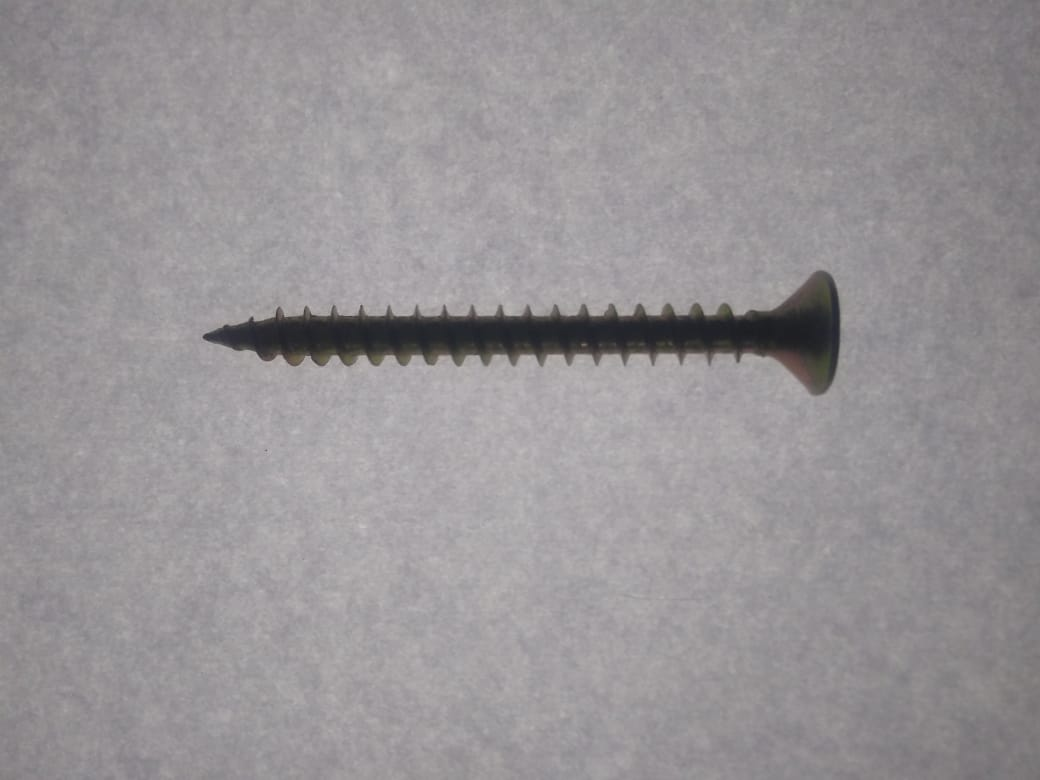
%> input picture PROYECTO/tornillo1.jpeg, 1040 x 780 px
$ octave ejemplo_rectas.m   (GNU Octave 9; MATLAB toolbox functions it lacks are replaced by stand-ins)
%> lines starting %> are read from the running program, lines starting %| are printed output that depends on the picture; in (x1, y1, x2, y2) boxes, pixels count from 0 and x2, y2 are one past the last pixel; in counts of white or black regions, pixels touching at a corner belong together; the program's own positions count from 1
cd  'F:\UNCUYO\IA_1\PROYECTO';         %Unicaci髇 de las imagenes

I=imread('tornillo1.jpeg');
%> I is the input picture: size 780x1040x3 uint8; mean R, G, B 151.6, 147.7, 150.4

imshow(I);

F=rgb2gray(I);

BWhite = edge(F,'canny');
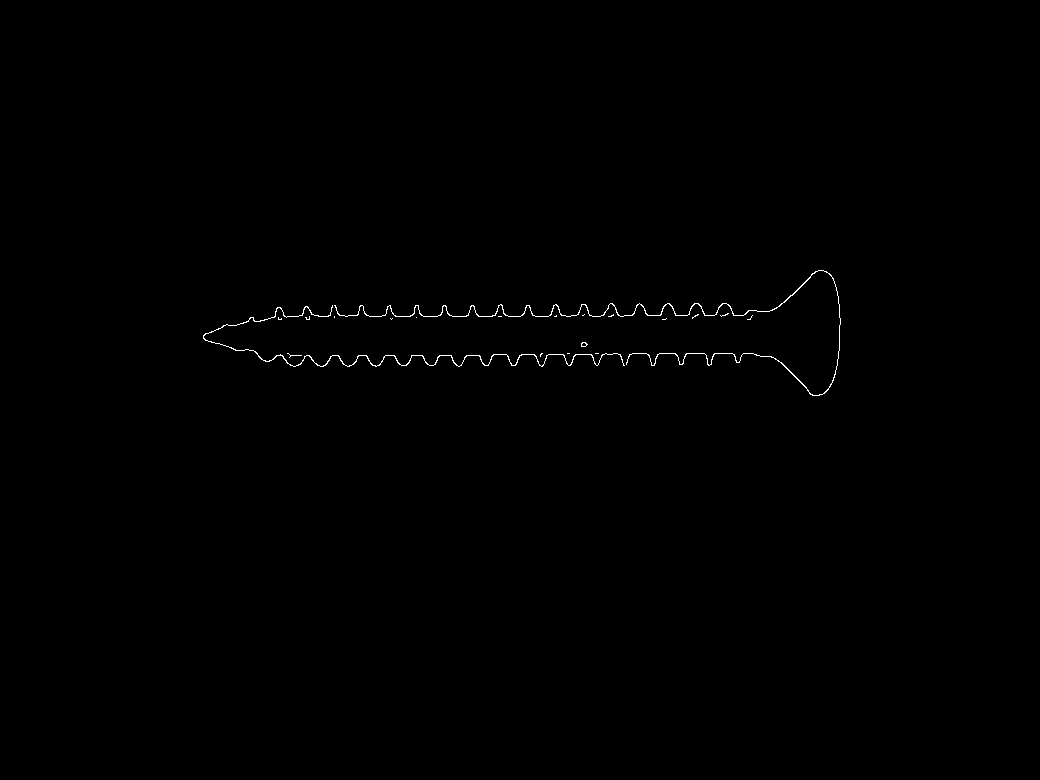
%> BWhite: size 780x1040 logical; 0.28% white in thin lines or dots, all inside (x1, y1, x2, y2) = (203, 270, 841, 396)

[H,T,R] = hough(BWhite);
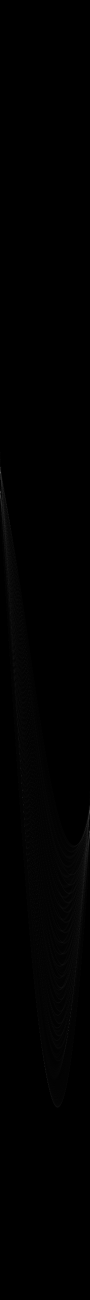
%> H: size 2599x180 double (shown at 1/2 size); min 0, max 167, mean 0.9
%> T = 180 values from -90 to 89; R = 2599 values from -1299 to 1299
imshow(H,[],'XData',T,'YData',R,...
            'InitialMagnification','fit');
xlabel('\theta'), ylabel('\rho');
axis on, axis normal, hold on;

P  = houghpeaks(H,5,'threshold',ceil(0.3*max(H(:))));
%> P = [984 1; 945 1; 1596 46; 1684 178; 1633 178]
x = T(P(:,2)); y = R(P(:,1));
%> after `x = T(P(:,2))`: x = [-90 -90 -45 87 87]
%> after `y = R(P(:,1))`: y = [-316 -355 296 384 333]
plot(x,y,'s','color','white');
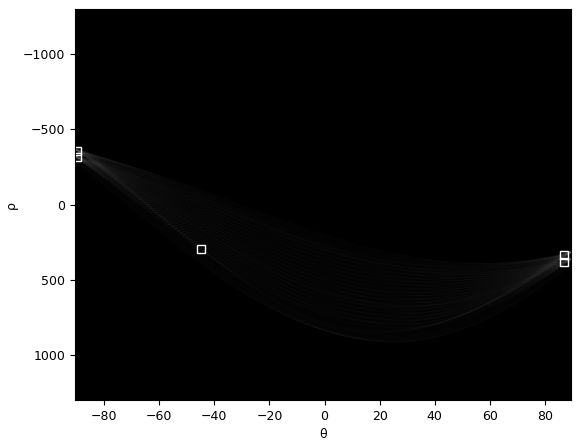
%> figure redrawn from the program's plot data

lines = houghlines(BWhite,T,R,P,'FillGap',5,'MinLength',7);
%> lines = 20 lines; longest, point1 to point2 (x, y): (779, 361) to (809, 391), (291, 356) to (310, 356), (576, 355) to (592, 355), (396, 317) to (411, 317), (285, 317) to (299, 317), (424, 317) to (438, 317)
figure, imshow(I), hold on
max_len = 0;

for k = 1:length(lines)
   xy = [lines(k).point1; lines(k).point2];
   plot(xy(:,1),xy(:,2),'LineWidth',2,'Color','green');

   % Plot beginnings and ends of lines
   plot(xy(1,1),xy(1,2),'x','LineWidth',2,'Color','yellow');
   plot(xy(2,1),xy(2,2),'x','LineWidth',2,'Color','red');

   % Determine the endpoints of the longest line segment
   len = norm(lines(k).point1 - lines(k).point2);
   if ( len > max_len)
      max_len = len;
      xy_long = xy;
   end
end
%> this loop made 20 passes
%> (len, max_len, xy_long) on passes 1, 4, 11, 17: (14, 14, [285 317; 299 317]), (15, 15, [396 317; 411 317]), (19, 19, [291 356; 310 356]), (42.43, 42.43, [779 361; 809 391])
%> (xy, len) on passes 2, 3, 5, 6, 7, 8: ([319 317; 329 317], 10), ([370 317; 382 317], 12), ([424 317; 438 317], 14), ([453 317; 467 317], 14), ([479 317; 493 317], 14), ([509 317; 521 317], 12)

% Highlight the longest line segment by coloring it cyan.
plot(xy_long(:,1),xy_long(:,2),'LineWidth',2,'Color','cyan');
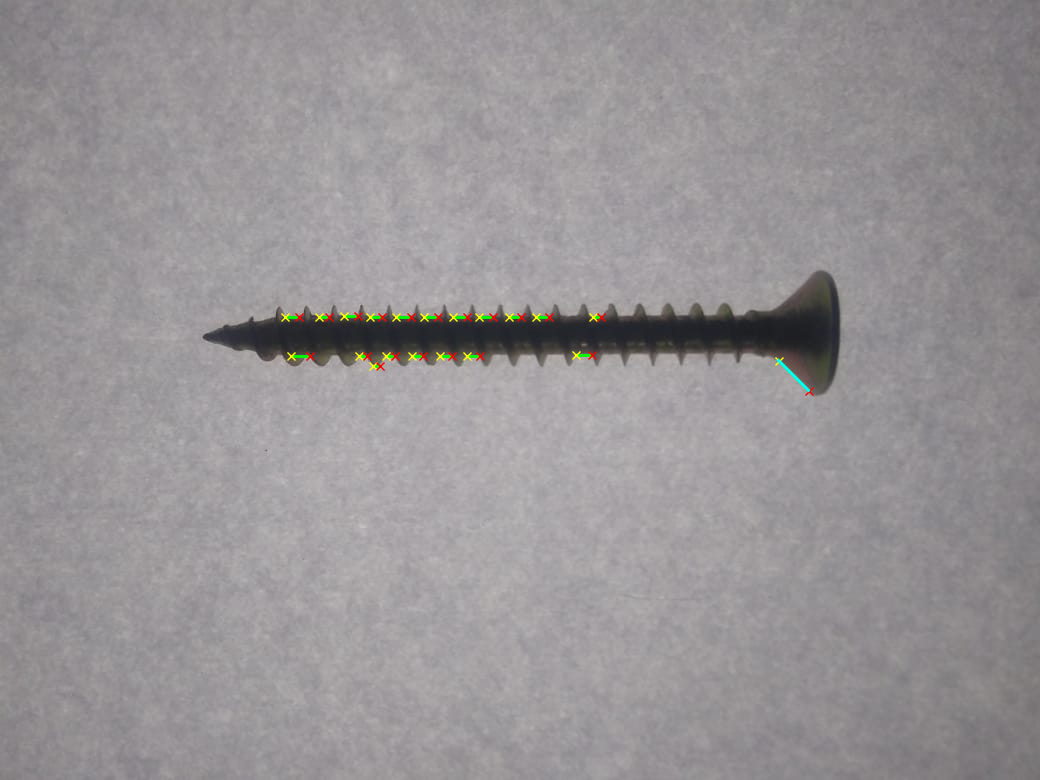
%> figure redrawn from the program's plot data

%Luego ver de la longitud de xy_long y comparar clavos y tornillos

$ run again, with PROYECTO/tornillo10.jpeg copied over PROYECTO/tornillo1.jpeg
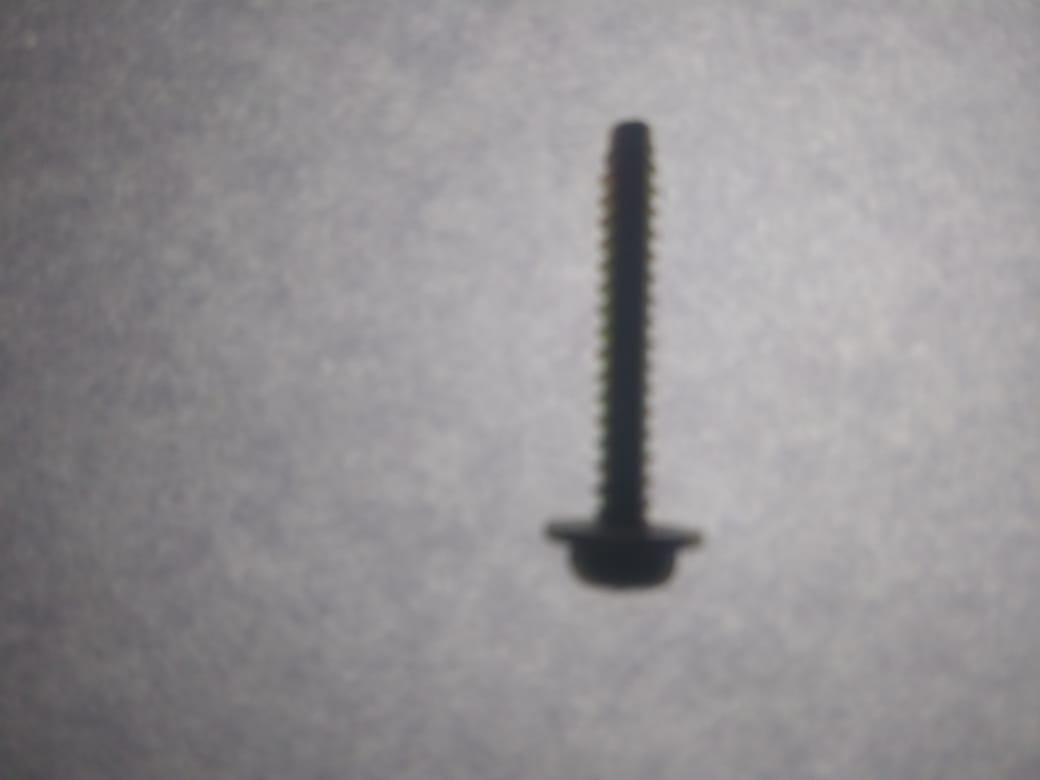
%> input picture PROYECTO/tornillo10.jpeg, 1040 x 780 px
%> I is the input picture: size 780x1040x3 uint8; mean R, G, B 147.7, 145.2, 147.6
%> `BWhite = edge(F,'canny');`:
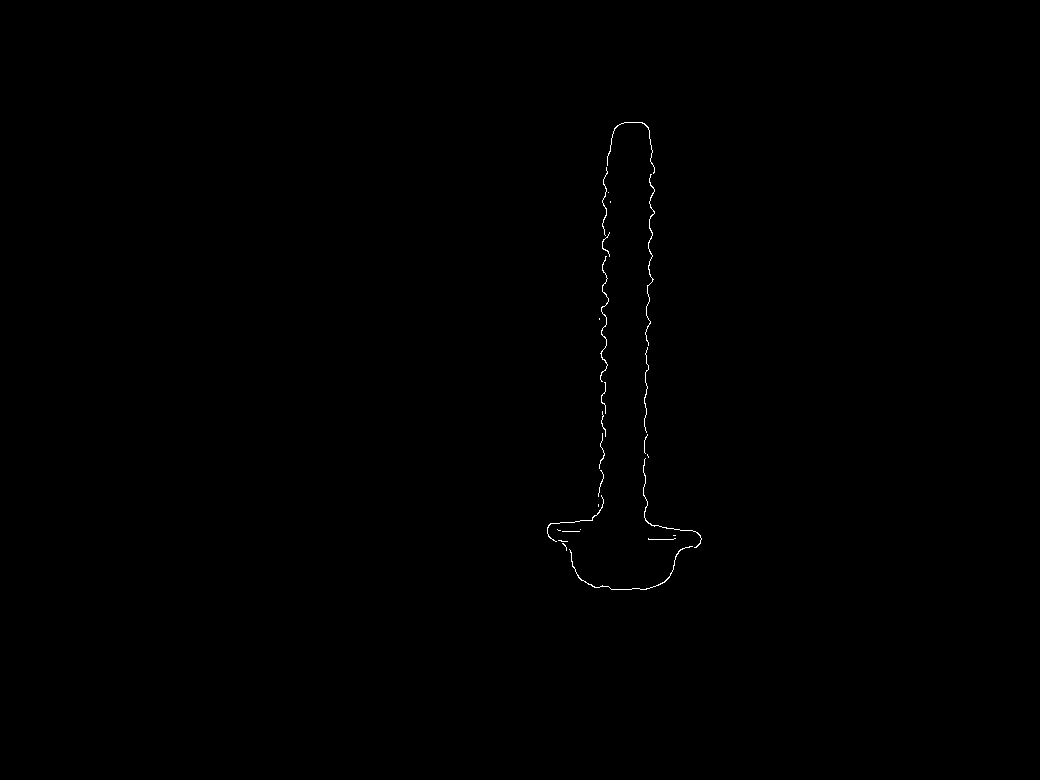
%> BWhite: size 780x1040 logical; 0.17% white in thin lines or dots, all inside (x1, y1, x2, y2) = (547, 122, 702, 590)
%> T = 180 values from -90 to 89; R = 2599 values from -1299 to 1299
%> P = [1952 92; 1902 91; 1923 94; 1966 95; 1927 102]
%> x = [1 0 3 4 11]
%> y = [652 602 623 666 627]
%> lines = 13 lines; longest, point1 to point2 (x, y): (603, 412) to (603, 427), (603, 412) to (603, 427), (647, 351) to (647, 364), (645, 441) to (645, 453), (650, 262) to (650, 274), (647, 330) to (647, 341)
%> the loop `for k = 1:length(lines)` made 13 passes
%> (len, max_len, xy_long) on passes 1, 3, 8: (12, 12, [645 441; 645 453]), (13, 13, [647 351; 647 364]), (15, 15, [603 412; 603 427])
%> `plot(xy_long(:,1),xy_long(:,2),'LineWidth',2,'Color','cyan');`:
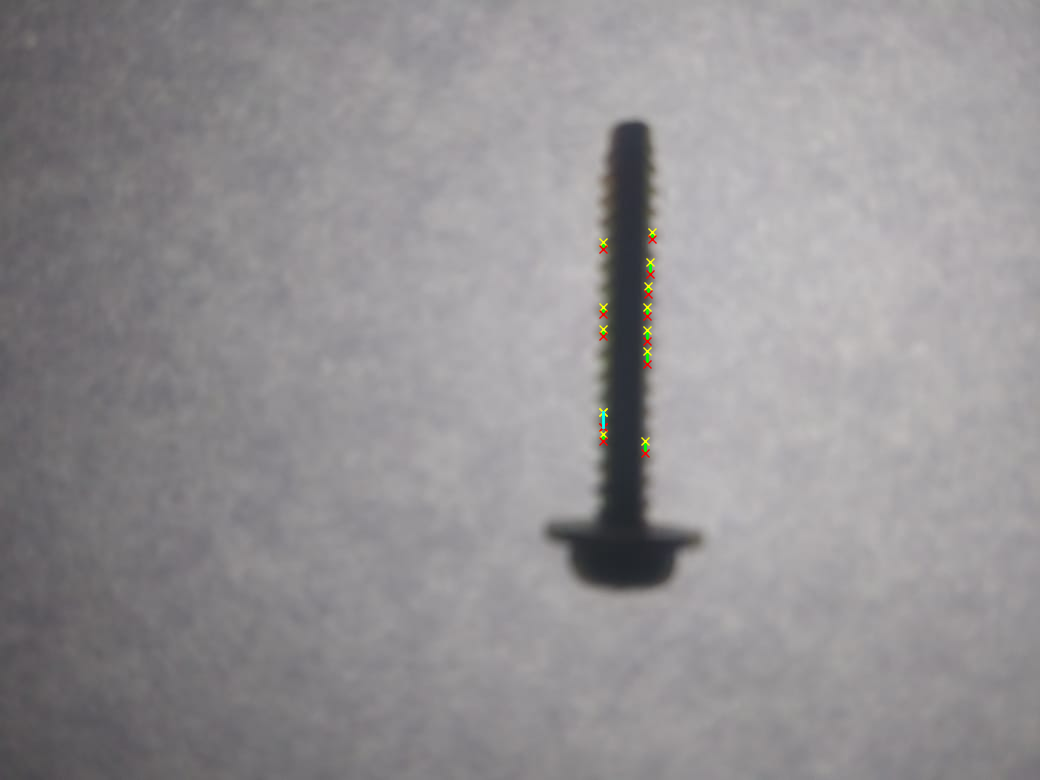
%> figure redrawn from the program's plot data

$ run again, with PROYECTO/tornillo2.jpeg copied over PROYECTO/tornillo1.jpeg
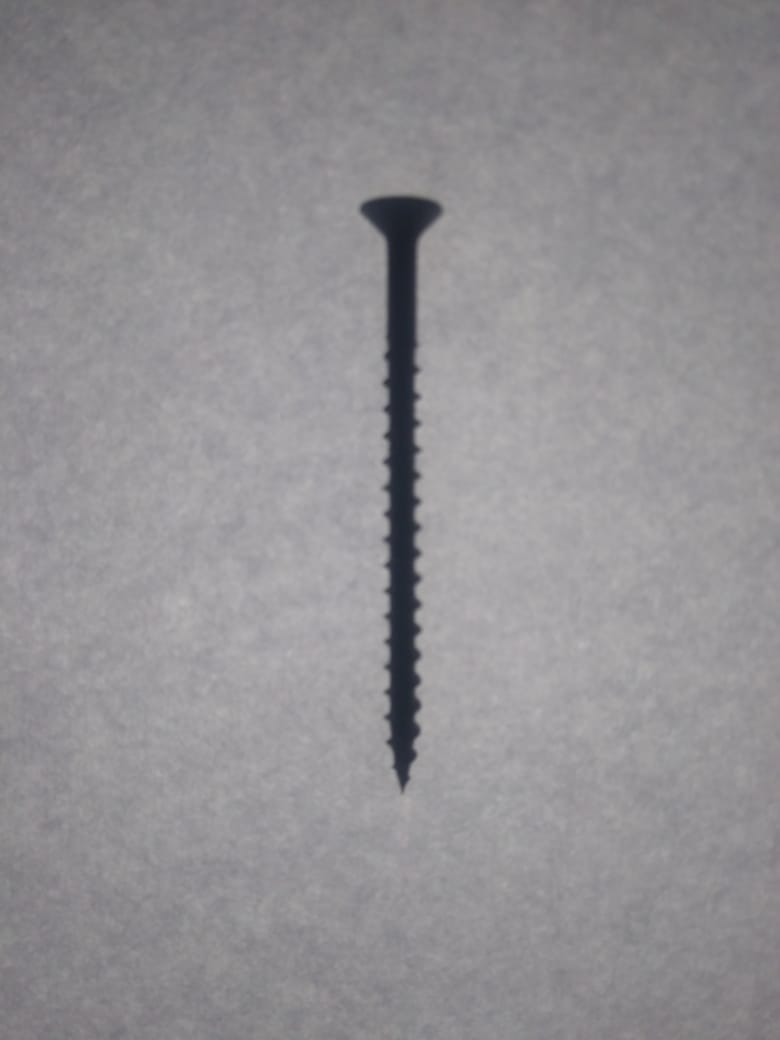
%> input picture PROYECTO/tornillo2.jpeg, 780 x 1040 px
%> I is the input picture: size 1040x780x3 uint8; mean R, G, B 146.8, 144.8, 148
%> `BWhite = edge(F,'canny');`:
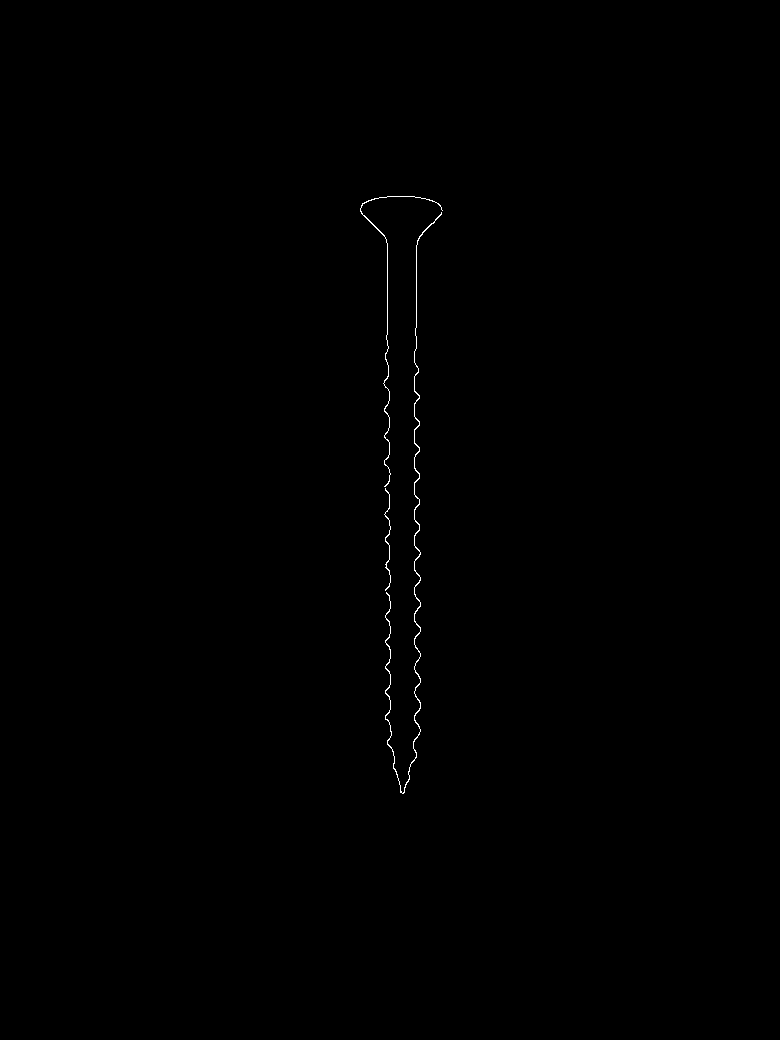
%> BWhite: size 1040x780 logical; 0.19% white in thin lines or dots, all inside (x1, y1, x2, y2) = (360, 196, 443, 794)
%> T = 180 values from -90 to 89; R = 2599 values from -1299 to 1299
%> P = [1687 91; 1716 91; 1405 46; 1732 94]
%> x = [0 0 -45 3]
%> y = [387 416 105 432]
%> lines = 13 lines; longest, point1 to point2 (x, y): (388, 244) to (388, 335), (417, 246) to (417, 328), (361, 212) to (386, 238), (417, 309) to (417, 327), (417, 337) to (417, 349), (388, 341) to (388, 352)
%> the loop `for k = 1:length(lines)` made 13 passes
%> (len, max_len, xy_long) on pass 1: (91, 91, [388 244; 388 335])
%> `plot(xy_long(:,1),xy_long(:,2),'LineWidth',2,'Color','cyan');`:
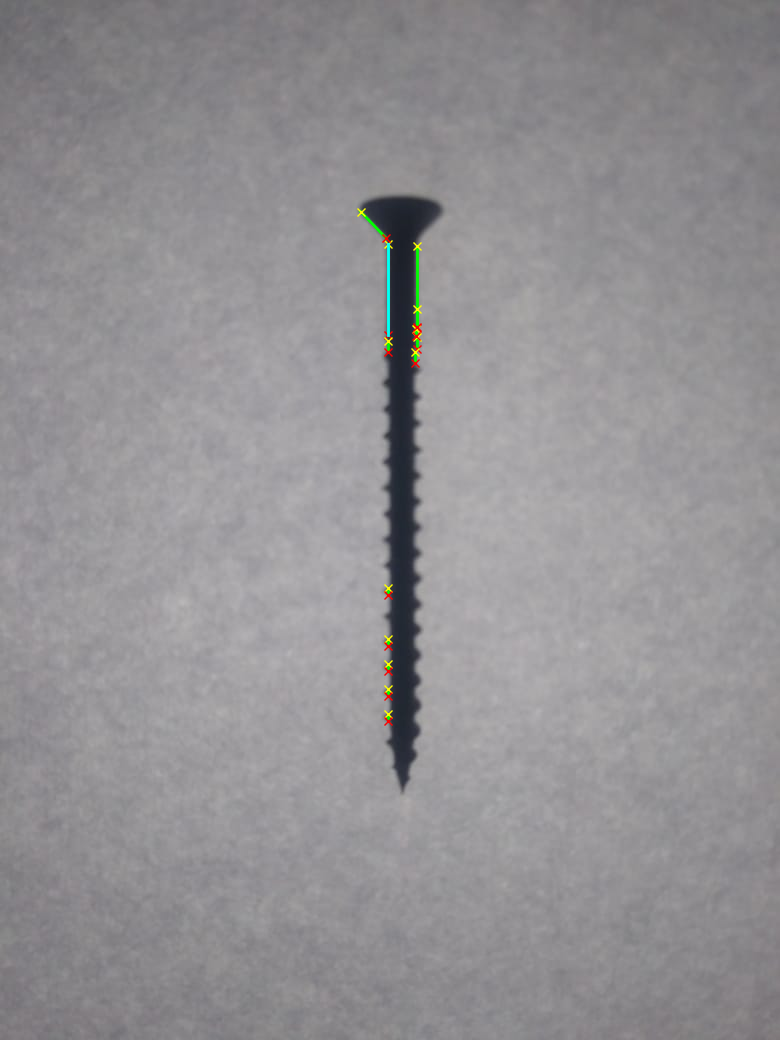
%> figure redrawn from the program's plot data
